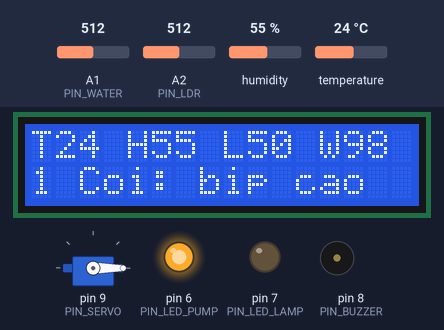
Bench run of a sketch on a simulated Arduino Uno, built with avr-gcc and run on an emulated ATmega328P. Parts: 16×2 character LCD, servo, output pins drawn as LEDs (lit = HIGH), buzzer (waves = sounding). The test bench sets the inputs (shaded band); at power-on: humidity 55 %, A1 (PIN_WATER) = 512, A2 (PIN_LDR) = 512, temperature 24 °C. What the sketch prints to the serial monitor is not drawn.

Above: at 3.3 s.
3.4 s: humidity set to 22 %
At 7.9 s:
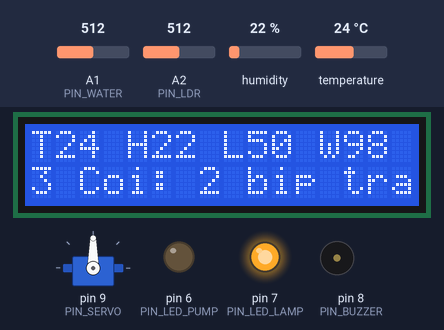
8.2 s: A1 (PIN_WATER) set to 716
At 11.7 s:
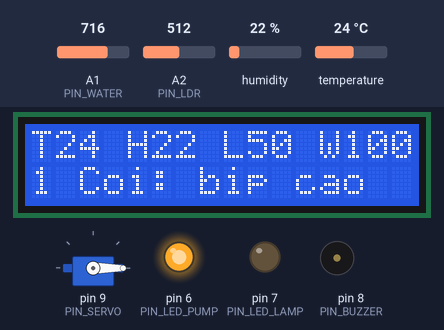
14.5 s: A2 (PIN_LDR) set to 716
At 18.4 s:
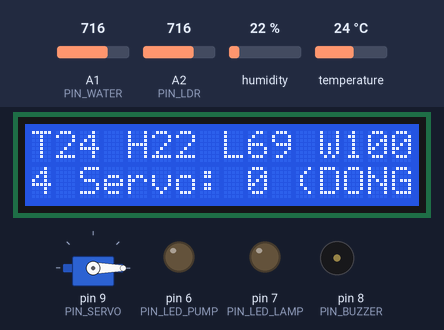
19.1 s: temperature set to 12 °C
At 23.1 s:
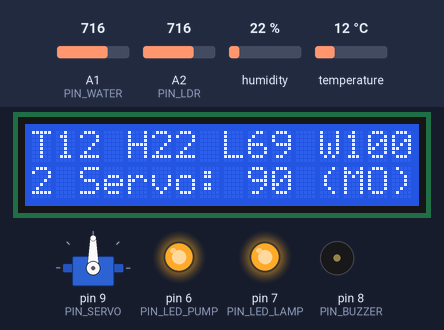
23.4 s: A2 (PIN_LDR) set to 992
At 27.6 s:
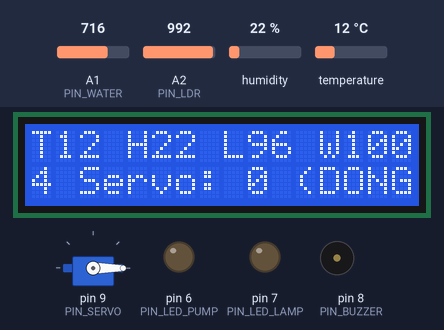
28.0 s: A1 (PIN_WATER) set to 306
At 31.0 s:
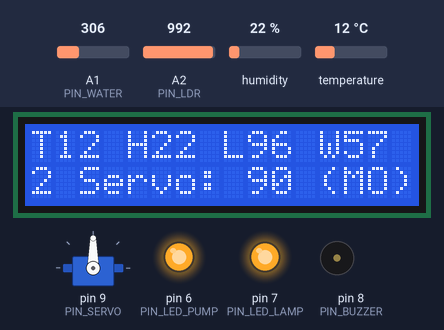
Timing chart, 0 to 33.2 s (numbered marks = the images above; inputs shaded):
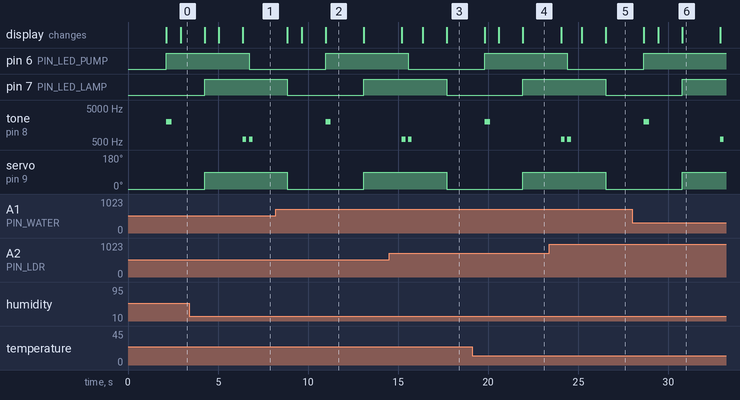

The sketch:

test_all.ino
```cpp
/*
 * TEST TỔNG HỢP: LCD1602 I2C + CÒI + SERVO + 2 LED  +  DHT11 + WATER SENSOR + LDR
 * Phát triển từ test_outputs.ino (đã chạy tốt), thêm 3 cảm biến.
 * Chạy độc lập, không cần Bluetooth / Pi.
 *
 * Đấu nối (giống mạch Smart Greenhouse):
 *   LCD I2C      : SDA -> A4, SCL -> A5, VCC -> 5V, GND -> GND
 *   Còi          : (+) -> D8, (-) -> GND
 *   Servo        : Signal (cam) -> D9, đỏ -> 5V, nâu -> GND
 *   LED          : D6 (bơm), D7 (đèn), mỗi LED qua 220 ohm
 *   DHT11        : DATA -> A3, VCC -> 5V, GND -> GND
 *   Water sensor : S -> A1, + -> 5V, - -> GND
 *   LDR          : 5V -> LDR -> A2 -> điện trở 10k -> GND
 *
 * Mỗi 2 giây chạy một bước (còi / servo như test_outputs) và đọc lại cả 3 cảm biến.
 *   LCD dòng 1: "T29 H68 L59 W58"   T = nhiệt độ °C, H = độ ẩm %, L = ánh sáng %, W = mực nước %
 *   LCD dòng 2: bước đang chạy
 *   Serial Monitor (9600 baud): in đầy đủ giá trị, kể cả giá trị analog thô.
 *
 * Thư viện: "LiquidCrystal I2C" (Frank de Brabander), "DHT sensor library" (Adafruit)
 *           + "Adafruit Unified Sensor". Servo, Wire có sẵn.
 */
#include <Wire.h>
#include <LiquidCrystal_I2C.h>
#include <Servo.h>
#include <DHT.h>

#define DHT_TYPE DHT11
const uint8_t PIN_LED_PUMP = 6;
const uint8_t PIN_LED_LAMP = 7;
const uint8_t PIN_BUZZER   = 8;
const uint8_t PIN_SERVO    = 9;
const uint8_t PIN_WATER    = A1;
const uint8_t PIN_LDR      = A2;
const uint8_t PIN_DHT      = A3;

// Chép hai số đã hiệu chỉnh bằng test_water_sensor.ino vào đây
const int WATER_RAW_EMPTY = 20;
const int WATER_RAW_FULL  = 520;

LiquidCrystal_I2C *lcd = nullptr;
Servo servo;
DHT dht(PIN_DHT, DHT_TYPE);
uint8_t step = 0;
unsigned int cycle = 0, dhtFail = 0;

uint8_t findLcd() {
  for (uint8_t a = 0x08; a < 0x78; a++) {
    Wire.beginTransmission(a);
    if (Wire.endTransmission() == 0) return a;
  }
  return 0;
}

void show(const __FlashStringHelper *text) {      // in ra cả Serial và dòng 2 của LCD
  Serial.println(text);
  if (!lcd) return;
  lcd->setCursor(0, 1);
  lcd->print(F("                "));
  lcd->setCursor(0, 1);
  lcd->print(text);
}

int readAvg(uint8_t pin) {                        // trung bình 8 mẫu, bỏ mẫu đầu sau khi đổi kênh ADC
  analogRead(pin);
  long sum = 0;
  for (uint8_t i = 0; i < 8; i++) { sum += analogRead(pin); delay(2); }
  return (int)(sum / 8);
}

void readAndShowSensors() {
  float t = dht.readTemperature();
  float h = dht.readHumidity();
  bool dhtOk = !isnan(t) && !isnan(h);
  if (!dhtOk) dhtFail++;

  int ldrRaw   = readAvg(PIN_LDR);
  int waterRaw = readAvg(PIN_WATER);
  int lightPct = (int)((long)ldrRaw * 100 / 1023);
  int waterPct = map(constrain(waterRaw, WATER_RAW_EMPTY, WATER_RAW_FULL), WATER_RAW_EMPTY, WATER_RAW_FULL, 0, 100);

  // ----- Serial -----
  Serial.print(F("   DHT11: "));
  if (dhtOk) { Serial.print(t, 1); Serial.print(F("C ")); Serial.print(h, 0); Serial.print(F("%")); }
  else       { Serial.print(F("LOI DOC")); }
  Serial.print(F(" (loi=")); Serial.print(dhtFail); Serial.print(F(")"));
  Serial.print(F(" | LDR: ")); Serial.print(ldrRaw); Serial.print(F(" = ")); Serial.print(lightPct); Serial.print(F("%"));
  Serial.print(F(" | WATER: ")); Serial.print(waterRaw); Serial.print(F(" = ")); Serial.print(waterPct); Serial.println(F("%"));

  // ----- LCD dòng 1: "T29 H68 L59 W58" -----
  if (!lcd) return;
  char line[17];
  if (dhtOk) snprintf_P(line, sizeof(line), PSTR("T%d H%d L%d W%d"), (int)(t + 0.5), (int)(h + 0.5), lightPct, waterPct);
  else       snprintf_P(line, sizeof(line), PSTR("T-- H-- L%d W%d"), lightPct, waterPct);
  lcd->setCursor(0, 0);
  lcd->print(F("                "));
  lcd->setCursor(0, 0);
  lcd->print(line);
}

void setup() {
  pinMode(PIN_LED_PUMP, OUTPUT);
  pinMode(PIN_LED_LAMP, OUTPUT);
  pinMode(PIN_BUZZER, OUTPUT);
  Serial.begin(9600);
  Serial.println(F("=== TEST TONG HOP: LCD + COI + SERVO + DHT11 + WATER + LDR ==="));

  Wire.begin();
  uint8_t addr = findLcd();
  if (addr) {
    Serial.print(F("LCD: tim thay o dia chi 0x")); Serial.println(addr, HEX);
    lcd = new LiquidCrystal_I2C(addr, 16, 2);
    lcd->init();
    lcd->backlight();
    lcd->print(F("TEST TONG HOP"));
  } else {
    Serial.println(F("LCD: KHONG tim thay (kiem tra SDA->A4, SCL->A5, nguon)"));
  }

  dht.begin();
  servo.attach(PIN_SERVO);
  servo.write(0);
  delay(2000);                                    // chờ servo về 0 và DHT11 ổn định
}

void loop() {
  switch (step) {
    case 0:
      cycle++;
      Serial.print(F("--- Vong ")); Serial.print(cycle); Serial.println(F(" ---"));
      show(F("1 Coi: bip cao"));
      tone(PIN_BUZZER, 2000, 300);
      digitalWrite(PIN_LED_PUMP, HIGH);
      break;
    case 1:
      show(F("2 Servo: 90 (MO)"));
      servo.write(90);
      digitalWrite(PIN_LED_LAMP, HIGH);
      break;
    case 2:
      show(F("3 Coi: 2 bip tram"));
      tone(PIN_BUZZER, 600, 200);
      delay(350);
      tone(PIN_BUZZER, 600, 200);
      digitalWrite(PIN_LED_PUMP, LOW);
      break;
    case 3:
      show(F("4 Servo: 0 (DONG)"));
      servo.write(0);
      digitalWrite(PIN_LED_LAMP, LOW);
      break;
  }
  step = (step + 1) % 4;

  delay(700);                 // chờ servo quay xong rồi mới đọc cảm biến (tránh nhiễu nguồn)
  readAndShowSensors();
  delay(1300);
}
```

Measured:
- what the display in image 2 shows lasts 2.1 s, from 11.0 s to 13.1 s
